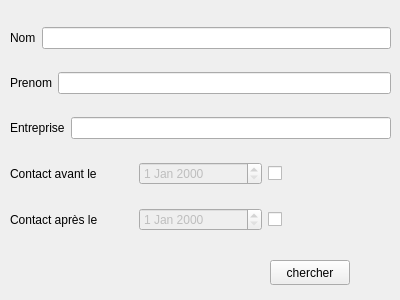
<?xml version="1.0" encoding="UTF-8"?>
<ui version="4.0">
 <class>ChercherContact</class>
 <widget class="QWidget" name="ChercherContact">
  <property name="geometry">
   <rect>
    <x>0</x>
    <y>0</y>
    <width>400</width>
    <height>300</height>
   </rect>
  </property>
  <property name="windowTitle">
   <string>Chercher Contact</string>
  </property>
  <widget class="QPushButton" name="chercherBTN">
   <property name="geometry">
    <rect>
     <x>270</x>
     <y>260</y>
     <width>80</width>
     <height>25</height>
    </rect>
   </property>
   <property name="text">
    <string>chercher</string>
   </property>
  </widget>
  <widget class="QWidget" name="verticalLayoutWidget">
   <property name="geometry">
    <rect>
     <x>10</x>
     <y>10</y>
     <width>381</width>
     <height>241</height>
    </rect>
   </property>
   <layout class="QVBoxLayout" name="verticalLayout">
    <item>
     <layout class="QHBoxLayout" name="horizontalLayout">
      <item>
       <widget class="QLabel" name="label">
        <property name="text">
         <string>Nom</string>
        </property>
       </widget>
      </item>
      <item>
       <widget class="QLineEdit" name="nom_edit"/>
      </item>
     </layout>
    </item>
    <item>
     <layout class="QHBoxLayout" name="horizontalLayout_2">
      <item>
       <widget class="QLabel" name="label_2">
        <property name="text">
         <string>Prenom</string>
        </property>
       </widget>
      </item>
      <item>
       <widget class="QLineEdit" name="prenom_edit"/>
      </item>
     </layout>
    </item>
    <item>
     <layout class="QHBoxLayout" name="horizontalLayout_3">
      <item>
       <widget class="QLabel" name="label_3">
        <property name="text">
         <string>Entreprise</string>
        </property>
       </widget>
      </item>
      <item>
       <widget class="QLineEdit" name="entrprise_edit"/>
      </item>
     </layout>
    </item>
    <item>
     <layout class="QHBoxLayout" name="horizontalLayout_4">
      <item>
       <widget class="QLabel" name="label_4">
        <property name="text">
         <string>Contact avant le</string>
        </property>
       </widget>
      </item>
      <item>
       <widget class="QDateEdit" name="dateavant_Edit">
        <property name="enabled">
         <bool>false</bool>
        </property>
       </widget>
      </item>
      <item>
       <widget class="QCheckBox" name="CheckAvant">
        <property name="text">
         <string/>
        </property>
       </widget>
      </item>
     </layout>
    </item>
    <item>
     <layout class="QHBoxLayout" name="horizontalLayout_5">
      <item>
       <widget class="QLabel" name="label_5">
        <property name="text">
         <string>Contact après le </string>
        </property>
       </widget>
      </item>
      <item>
       <widget class="QDateEdit" name="dateapres_edit">
        <property name="enabled">
         <bool>false</bool>
        </property>
       </widget>
      </item>
      <item>
       <widget class="QCheckBox" name="checkapres">
        <property name="text">
         <string/>
        </property>
       </widget>
      </item>
     </layout>
    </item>
   </layout>
  </widget>
 </widget>
 <resources/>
 <connections/>
</ui>
